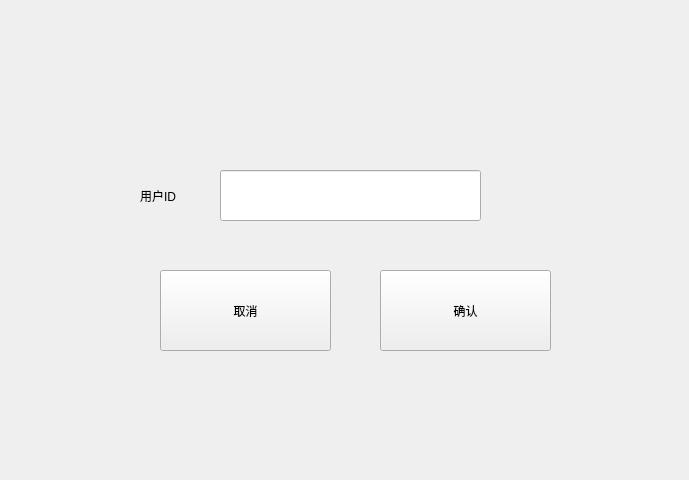
<?xml version="1.0" encoding="UTF-8"?>
<ui version="4.0">
 <class>BanWindow</class>
 <widget class="QWidget" name="BanWindow">
  <property name="geometry">
   <rect>
    <x>0</x>
    <y>0</y>
    <width>689</width>
    <height>480</height>
   </rect>
  </property>
  <property name="windowTitle">
   <string>Form</string>
  </property>
  <widget class="QLabel" name="label">
   <property name="geometry">
    <rect>
     <x>140</x>
     <y>180</y>
     <width>71</width>
     <height>31</height>
    </rect>
   </property>
   <property name="text">
    <string>用户ID</string>
   </property>
  </widget>
  <widget class="QLineEdit" name="lineEdit">
   <property name="geometry">
    <rect>
     <x>220</x>
     <y>170</y>
     <width>261</width>
     <height>51</height>
    </rect>
   </property>
  </widget>
  <widget class="QPushButton" name="cancel">
   <property name="geometry">
    <rect>
     <x>160</x>
     <y>270</y>
     <width>171</width>
     <height>81</height>
    </rect>
   </property>
   <property name="text">
    <string>取消</string>
   </property>
  </widget>
  <widget class="QPushButton" name="ok">
   <property name="geometry">
    <rect>
     <x>380</x>
     <y>270</y>
     <width>171</width>
     <height>81</height>
    </rect>
   </property>
   <property name="text">
    <string>确认</string>
   </property>
  </widget>
 </widget>
 <resources/>
 <connections/>
</ui>
